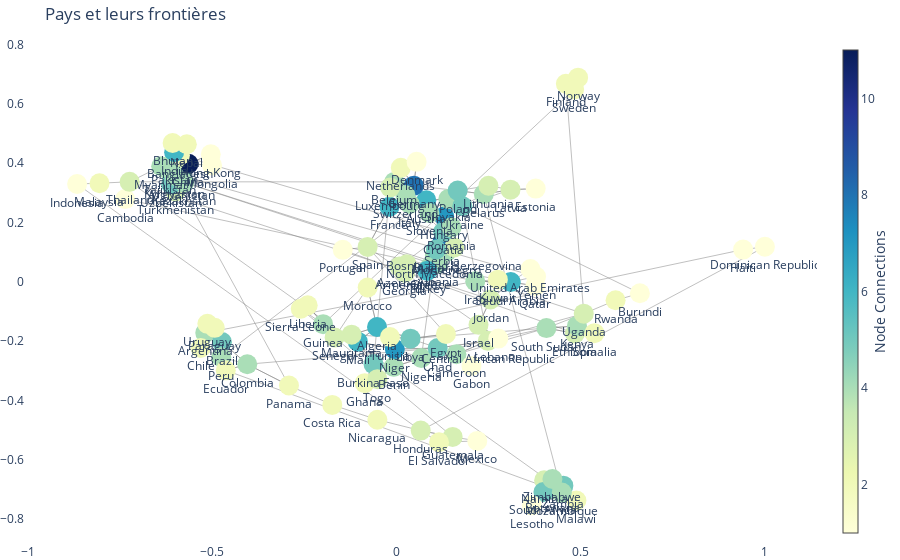

This figure's notebook cell:
### Markdown cell above
### > Flow
---

### Code cell
# Création du graphe
G = nx.Graph()

G.add_edges_from(liste_tuples_border)

# Position des nœuds avec l'algorithme Spring Layout
pos = nx.spring_layout(G, seed=42)

# Extraire les positions des nœuds
x_nodes = [pos[node][0] for node in G.nodes()]
y_nodes = [pos[node][1] for node in G.nodes()]

# Extraire les arêtes pour les afficher sous forme de lignes
edge_x = []
edge_y = []
for edge in G.edges():
    x0, y0 = pos[edge[0]]
    x1, y1 = pos[edge[1]]
    edge_x.append(x0)
    edge_x.append(x1)
    edge_y.append(y0)
    edge_y.append(y1)

# Création de la trace pour les arêtes
edges_trace = go.Scatter(
    x=edge_x,
    y=edge_y,
    mode='lines',
    line=dict(width=0.5, color='gray'),
    hoverinfo='none'
)

# Création de la trace pour les nœuds
nodes_trace = go.Scatter(
    x=x_nodes,
    y=y_nodes,
    mode='markers+text',
    text=[str(node) for node in G.nodes()],
    marker=dict(
        showscale=True,
        colorscale='YlGnBu',
        size=20,
        color=[len(list(G.neighbors(node))) for node in G.nodes()],
        colorbar=dict(thickness=15, title='Node Connections', xanchor='left', titleside='right')
    ),
    textposition="bottom center"
)

# Ajouter les traces pour les arêtes et les nœuds à la figure
fig = go.Figure(data=[edges_trace, nodes_trace])

# Paramètres de mise en page pour l'interactivité
fig.update_layout(
    title="Pays et leurs frontières",
    showlegend=False,
    hovermode='closest',
    xaxis=dict(showgrid=False, zeroline=False),
    yaxis=dict(showgrid=False, zeroline=False),
    plot_bgcolor='white',
    margin=dict(l=0, r=0, t=40, b=0),
    dragmode='zoom'  # Permet le zoom et le déplacement
)

# Affichage du graphique
fig.show()

### Figure 1 — Plotly figure (JSON) as saved in the notebook; plotly's stock layout.template omitted (floating-point values rounded to 4 significant figures; data arrays with more than 128 entries replaced by an {"elided": "..."} marker saying what was removed)
{"data": [{"hoverinfo": "none", "line": {"color": "gray", "width": 0.5}, "mode": "lines", "type": "scatter", "x": {"elided": "390 float values"}, "y": {"elided": "390 float values"}}, {"marker": {"color": [1, 6, 5, 11, 3, 4, 3, 5, 4, 4, 4, 4, 8, 3, 3, 3, 6, 4, 5, 2, 2, 2, 6, 8, 7, 4, 4, 4, 4, 3, 5, 2, 6, 4, 4, 6, 3, 2, 5, 4, 2, 6, 7, 3, 5, 4, 1, 2, 4, 4, 4, 2, 4, 3, 5, 5, 4, 4, 3, 3, 5, 5, 3, 4, 5, 4, 1, 1, 4, 4, 1, 2, 2, 2, 2, 2, 1, 1, 1, 6, 5, 3, 2, 2, 1, 2, 3, 3, 1, 3, 4, 2, 2, 2, 2, 4, 2, 3, 2, 3, 2, 3, 1, 1, 2, 3, 1, 4, 2, 3, 1, 3, 1, 2, 4, 1, 1], "colorbar": {"thickness": 15, "title": {"side": "right", "text": "Node Connections"}, "xanchor": "left"}, "colorscale": [[0, "rgb(255,255,217)"], [0.125, "rgb(237,248,177)"], [0.25, "rgb(199,233,180)"], [0.375, "rgb(127,205,187)"], [0.5, "rgb(65,182,196)"], [0.625, "rgb(29,145,192)"], [0.75, "rgb(34,94,168)"], [0.875, "rgb(37,52,148)"], [1, "rgb(8,29,88)"]], "showscale": true, "size": 20}, "mode": "markers+text", "text": ["United Arab Emirates", "Saudi Arabia", "Afghanistan", "China", "Pakistan", "Tajikistan", "Turkmenistan", "Uzbekistan", "Albania", "Greece", "Montenegro", "North Macedonia", "Serbia", "Armenia", "Azerbaijan", "Georgia", "Turkey", "Argentina", "Brazil", "Chile", "Paraguay", "Uruguay", "Austria", "Germany", "Hungary", "Italy", "Slovakia", "Slovenia", "Switzerland", "Bosnia and Herzegovina", "Croatia", "Bangladesh", "India", "Myanmar", "Belgium", "France", "Luxembourg", "Netherlands", "Burkina Faso", "Benin", "Ghana", "Mali", "Niger", "Togo", "Bulgaria", "Romania", "Burundi", "Rwanda", "Nigeria", "Colombia", "Peru", "Bhutan", "Botswana", "Namibia", "South Africa", "Zambia", "Zimbabwe", "Belarus", "Latvia", "Lithuania", "Poland", "Ukraine", "Central African Republic", "Cameroon", "Chad", "South Sudan", "Gabon", "Hong Kong", "Kazakhstan", "Kyrgyzstan", "Mongolia", "Nepal", "Ecuador", "Panama", "Costa Rica", "Nicaragua", "Denmark", "Dominican Republic", "Haiti", "Algeria", "Libya", "Mauritania", "Morocco", "Tunisia", "Estonia", "Egypt", "Israel", "Spain", "Portugal", "Ethiopia", "Kenya", "Somalia", "Finland", "Norway", "Sweden", "Guinea", "Liberia", "Senegal", "Sierra Leone", "Guatemala", "El Salvador", "Honduras", "Mexico", "Indonesia", "Malaysia", "Jordan", "Lebanon", "Iraq", "Kuwait", "Uganda", "Cambodia", "Thailand", "Lesotho", "Malawi", "Mozambique", "Qatar", "Yemen"], "textposition": "bottom center", "type": "scatter", "x": [0.3636, 0.3101, -0.5833, -0.565, -0.6033, -0.6159, -0.6002, -0.6119, 0.1124, 0.09085, 0.1362, 0.1042, 0.1239, 0.007656, 0.02788, 0.02249, 0.08364, -0.5192, -0.4741, -0.5319, -0.4935, -0.5135, 0.08088, 0.04695, 0.1292, 0.03584, 0.1405, 0.08906, 0.02411, 0.1565, 0.1266, -0.588, -0.6038, -0.6389, -0.00615, -0.01917, -0.01744, 0.01157, -0.06259, -0.007719, -0.08653, -0.1052, -0.00474, -0.05209, 0.1071, 0.1492, 0.6606, 0.5946, 0.0672, -0.4053, -0.4759, -0.6079, 0.4243, 0.4007, 0.3987, 0.4528, 0.4232, 0.2369, 0.3094, 0.2494, 0.166, 0.1787, 0.2478, 0.1625, 0.1117, 0.4069, 0.2033, -0.5043, -0.5763, -0.603, -0.5008, -0.5694, -0.4637, -0.2921, -0.1745, -0.05206, 0.0544, 1, 0.9408, -0.053, 0.03799, -0.122, -0.07836, -0.01791, 0.3777, 0.1341, 0.2225, -0.07856, -0.1461, 0.4844, 0.4898, 0.5374, 0.4597, 0.4929, 0.482, -0.1994, -0.2412, -0.168, -0.2601, 0.1523, 0.1153, 0.06566, 0.219, -0.8672, -0.8065, 0.2552, 0.2762, 0.2137, 0.275, 0.5082, -0.7368, -0.7246, 0.3673, 0.4883, 0.4487, 0.3765, 0.3787], "y": [0.04263, -0.0009522, 0.3564, 0.3976, 0.406, 0.371, 0.3049, 0.3283, 0.06191, 0.05041, 0.1018, 0.0882, 0.1329, 0.05151, 0.05901, 0.03026, 0.03737, -0.1723, -0.203, -0.2232, -0.1553, -0.1418, 0.2748, 0.3241, 0.22, 0.2621, 0.2791, 0.2319, 0.2921, 0.1159, 0.168, 0.4257, 0.4368, 0.3895, 0.3367, 0.2529, 0.3176, 0.384, -0.2776, -0.2867, -0.3417, -0.2019, -0.2269, -0.3282, 0.1087, 0.1835, -0.03885, -0.06248, -0.257, -0.2779, -0.2541, 0.4679, -0.7004, -0.6691, -0.7085, -0.6872, -0.6648, 0.2955, 0.3104, 0.3237, 0.3073, 0.2548, -0.1991, -0.2444, -0.2235, -0.1561, -0.2836, 0.4299, 0.3349, 0.3571, 0.3923, 0.4635, -0.2985, -0.3496, -0.4151, -0.465, 0.4043, 0.1179, 0.1085, -0.1525, -0.1917, -0.1782, -0.0192, -0.1863, 0.314, -0.1762, -0.1453, 0.1175, 0.1076, -0.1742, -0.1488, -0.1733, 0.6673, 0.688, 0.6482, -0.1428, -0.07945, -0.1877, -0.09112, -0.523, -0.5411, -0.5017, -0.5363, 0.3295, 0.3323, -0.05965, -0.1915, 0.001913, 0.007049, -0.1075, 0.2787, 0.3369, -0.7536, -0.7374, -0.7107, -0.01414, 0.01756]}], "layout": {"dragmode": "zoom", "hovermode": "closest", "margin": {"b": 0, "l": 0, "r": 0, "t": 40}, "plot_bgcolor": "white", "showlegend": false, "title": {"text": "Pays et leurs frontières"}, "xaxis": {"showgrid": false, "zeroline": false}, "yaxis": {"showgrid": false, "zeroline": false}}}
